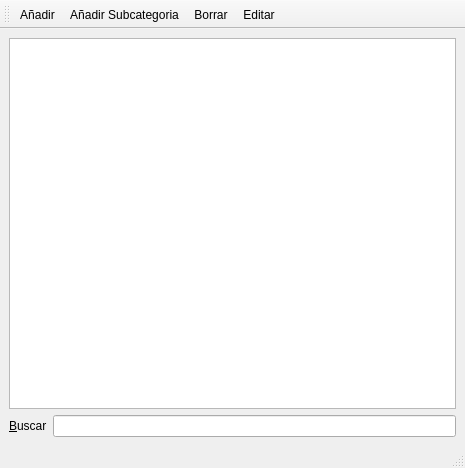
<?xml version="1.0" encoding="UTF-8"?>
<ui version="4.0">
 <class>frmCategorias</class>
 <widget class="QMainWindow" name="frmCategorias">
  <property name="geometry">
   <rect>
    <x>0</x>
    <y>0</y>
    <width>465</width>
    <height>468</height>
   </rect>
  </property>
  <property name="windowTitle">
   <string>Categorias</string>
  </property>
  <widget class="QWidget" name="centralwidget">
   <layout class="QGridLayout" name="gridLayout">
    <item row="0" column="0" colspan="2">
     <widget class="QTreeView" name="view">
      <property name="editTriggers">
       <set>QAbstractItemView::NoEditTriggers</set>
      </property>
      <property name="alternatingRowColors">
       <bool>true</bool>
      </property>
     </widget>
    </item>
    <item row="1" column="0">
     <widget class="QLabel" name="label">
      <property name="text">
       <string>&amp;Buscar</string>
      </property>
      <property name="buddy">
       <cstring>txtSearch</cstring>
      </property>
     </widget>
    </item>
    <item row="1" column="1">
     <widget class="QLineEdit" name="txtSearch"/>
    </item>
   </layout>
  </widget>
  <widget class="QStatusBar" name="statusbar"/>
  <widget class="QToolBar" name="toolBar">
   <property name="windowTitle">
    <string>toolBar</string>
   </property>
   <attribute name="toolBarArea">
    <enum>TopToolBarArea</enum>
   </attribute>
   <attribute name="toolBarBreak">
    <bool>false</bool>
   </attribute>
   <addaction name="actionAdd"/>
   <addaction name="actionAddSub"/>
   <addaction name="actionDelete"/>
   <addaction name="actionEditar"/>
  </widget>
  <action name="actionAdd">
   <property name="icon">
    <iconset resource="res.qrc">
     <normaloff>:/icons/res/list-add.png</normaloff>:/icons/res/list-add.png</iconset>
   </property>
   <property name="text">
    <string>Añadir</string>
   </property>
   <property name="toolTip">
    <string>Añadir Categoria</string>
   </property>
   <property name="shortcut">
    <string>Ctrl+N</string>
   </property>
  </action>
  <action name="actionDelete">
   <property name="icon">
    <iconset resource="res.qrc">
     <normaloff>:/icons/res/list-remove.png</normaloff>:/icons/res/list-remove.png</iconset>
   </property>
   <property name="text">
    <string>Borrar</string>
   </property>
  </action>
  <action name="actionEditar">
   <property name="icon">
    <iconset resource="res.qrc">
     <normaloff>:/icons/res/document-edit.png</normaloff>:/icons/res/document-edit.png</iconset>
   </property>
   <property name="text">
    <string>Editar</string>
   </property>
  </action>
  <action name="actionAddSub">
   <property name="icon">
    <iconset resource="res.qrc">
     <normaloff>:/icons/res/format-add-node.png</normaloff>:/icons/res/format-add-node.png</iconset>
   </property>
   <property name="text">
    <string>Añadir Subcategoria</string>
   </property>
  </action>
 </widget>
 <resources>
  <include location="res.qrc"/>
 </resources>
 <connections/>
</ui>
